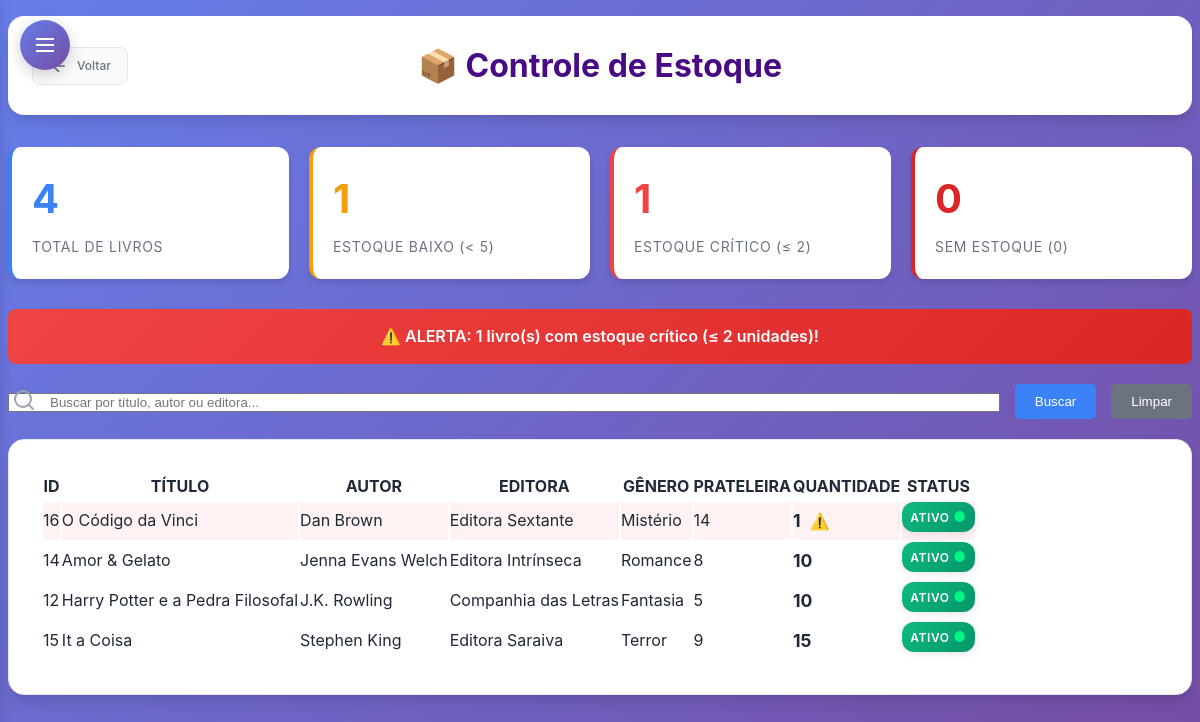
Page /subtelas/consultar_estoque.php (signed in) on the earlier database version.
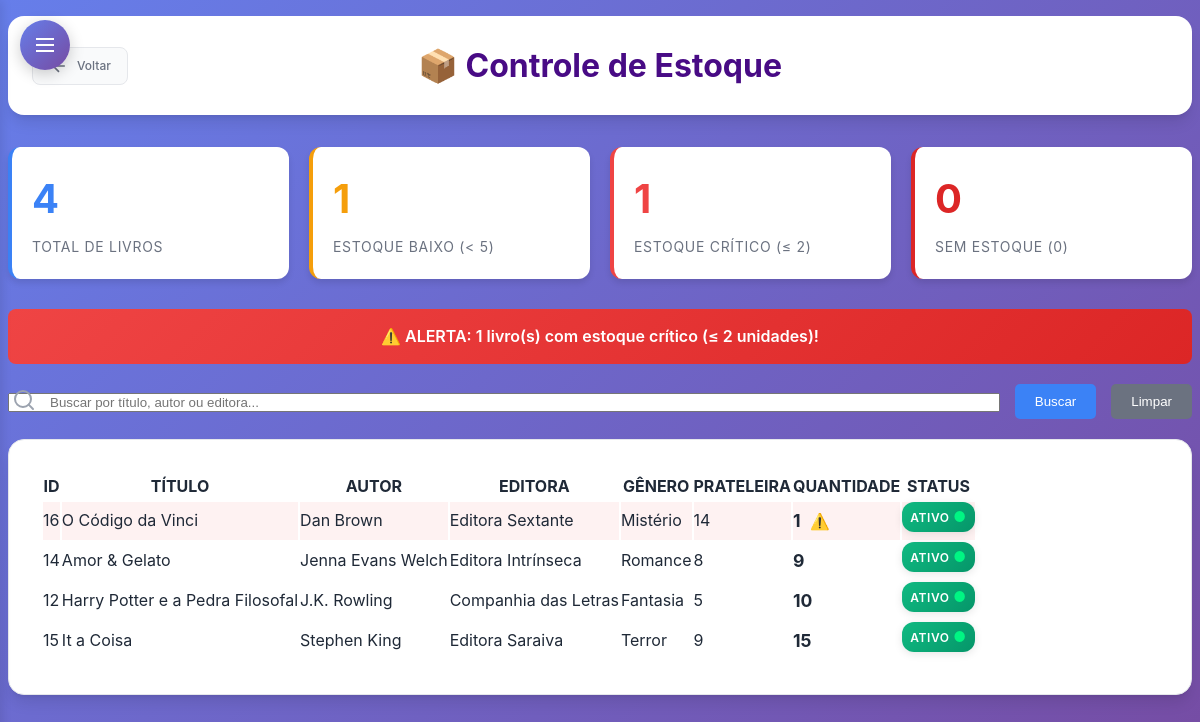
Same page on the later database version.
### tables this page shows
CREATE TABLE `livro` (
  `Cod_Livro` int(11) NOT NULL,
  `Cod_Autor` int(11) DEFAULT NULL,
  `Cod_Editora` int(11) DEFAULT NULL,
  `Cod_Doador` int(11) DEFAULT NULL,
  `Cod_Genero` int(11) DEFAULT NULL,
  `Titulo` varchar(50) NOT NULL,
  `Data_Lancamento` varchar(12) DEFAULT NULL,
  `Data_Registro` varchar(12) DEFAULT NULL,
  `Quantidade` int(11) NOT NULL,
  `Num_Prateleira` char(2) DEFAULT NULL,
  `Foto` longblob NOT NULL,
  `status` enum('ativo','inativo') DEFAULT 'ativo'
);

CREATE TABLE `autor` (
  `Cod_Autor` int(11) NOT NULL,
  `Nome_Autor` varchar(255) DEFAULT NULL,
  `Telefone` varchar(255) DEFAULT NULL,
  `Email` varchar(255) NOT NULL,
  `status` enum('ativo','inativo') DEFAULT 'ativo'
);

CREATE TABLE `editora` (
  `Cod_Editora` int(11) NOT NULL,
  `Nome_Editora` varchar(255) DEFAULT NULL,
  `Telefone` varchar(255) DEFAULT NULL,
  `Email` varchar(255) NOT NULL,
  `status` enum('ativo','inativo') DEFAULT 'ativo'
);

CREATE TABLE `genero` (
  `Cod_Genero` int(11) NOT NULL,
  `Nome_Genero` varchar(255) DEFAULT NULL
);

### subtelas/consultar_estoque.php (the view, shortened to what the changed rows need)
<?php
require_once '../conexao.php';
$sql = "SELECT
          l.Cod_Livro,
          l.Titulo,
          l.Quantidade,
          l.Num_Prateleira,
          l.status,
          a.Nome_Autor,
          e.Nome_Editora,
          g.Nome_Genero
        FROM livro l
        LEFT JOIN autor a ON l.Cod_Autor = a.Cod_Autor
        LEFT JOIN editora e ON l.Cod_Editora = e.Cod_Editora
        LEFT JOIN genero g ON l.Cod_Genero = g.Cod_Genero
        ORDER BY l.Quantidade ASC, l.Titulo ASC";
try {
    $stmt = $pdo->prepare($sql);
    $stmt->execute();
    $livros = $stmt->fetchAll(PDO::FETCH_ASSOC);
} catch (PDOException $e) {
    $erro = "Erro na consulta: " . $e->getMessage();
    $livros = [];
}
?>
<!DOCTYPE html>
<html lang="pt-br">
<head>
    <link rel="stylesheet" type="text/css" href="subtelas_css/consultas.css">
    <link rel="stylesheet" type="text/css" href="subtelas_css/sidebar-dropdown.css">
</head>
<body>
    <div class="page-wrapper">
        <header class="header">
            <h1>📦 Controle de Estoque</h1>
        </header>
        <nav>
            <table id="estoque-table">
                <thead>
                    <tr>
                        <th>ID</th>
                        <th>TÍTULO</th>
                        <th>AUTOR</th>
                        <th>EDITORA</th>
                        <th>GÊNERO</th>
                        <th>PRATELEIRA</th>
                        <th>QUANTIDADE</th>
                        <th>STATUS</th>
                    </tr>
                </thead>
                <tbody>
                    <?php if (!empty($livros) && is_array($livros)): ?>
                        <?php foreach ($livros as $livro): ?>
                            <?php
                            $classe_linha = '';
                            if ($livro['status'] == 'ativo') {
                                if ($livro['Quantidade'] == 0) {
                                    $classe_linha = 'estoque-zero';
                                } elseif ($livro['Quantidade'] <= 2) {
                                    $classe_linha = 'estoque-critico';
                                } elseif ($livro['Quantidade'] < 5) {
                                    $classe_linha = 'estoque-baixo';
                                }
                            }
                            ?>
                            <tr class="<?= $classe_linha ?>">
                                <td><?= htmlspecialchars($livro['Cod_Livro']) ?></td>
                                <td><?= htmlspecialchars($livro['Titulo']) ?></td>
                                <td><?= htmlspecialchars($livro['Nome_Autor'] ?? 'N/A') ?></td>
                                <td><?= htmlspecialchars($livro['Nome_Editora'] ?? 'N/A') ?></td>
                                <td><?= htmlspecialchars($livro['Nome_Genero'] ?? 'N/A') ?></td>
                                <td><?= htmlspecialchars($livro['Num_Prateleira'] ?? 'N/A') ?></td>
                                <td>
                                    <strong style="font-size: 1.1em;">
                                        <?= $livro['Quantidade'] ?>
                                    </strong>
                                </td>
                                <td>
                                    <span class="status-badge status-<?= $livro['status'] ?>">
                                        <?= ucfirst($livro['status']) ?>
                                    </span>
                                </td>
                            </tr>
                        <?php endforeach; ?>
                    <?php else: ?>
                        <tr><td colspan="8">Nenhum livro encontrado</td></tr>
                    <?php endif; ?>
                </tbody>
            </table>
        </nav>
    </div>
</body>
</html>

Differences in the rows shown:
changed livro "Amor & Gelato": Quantidade "10" → "9"
